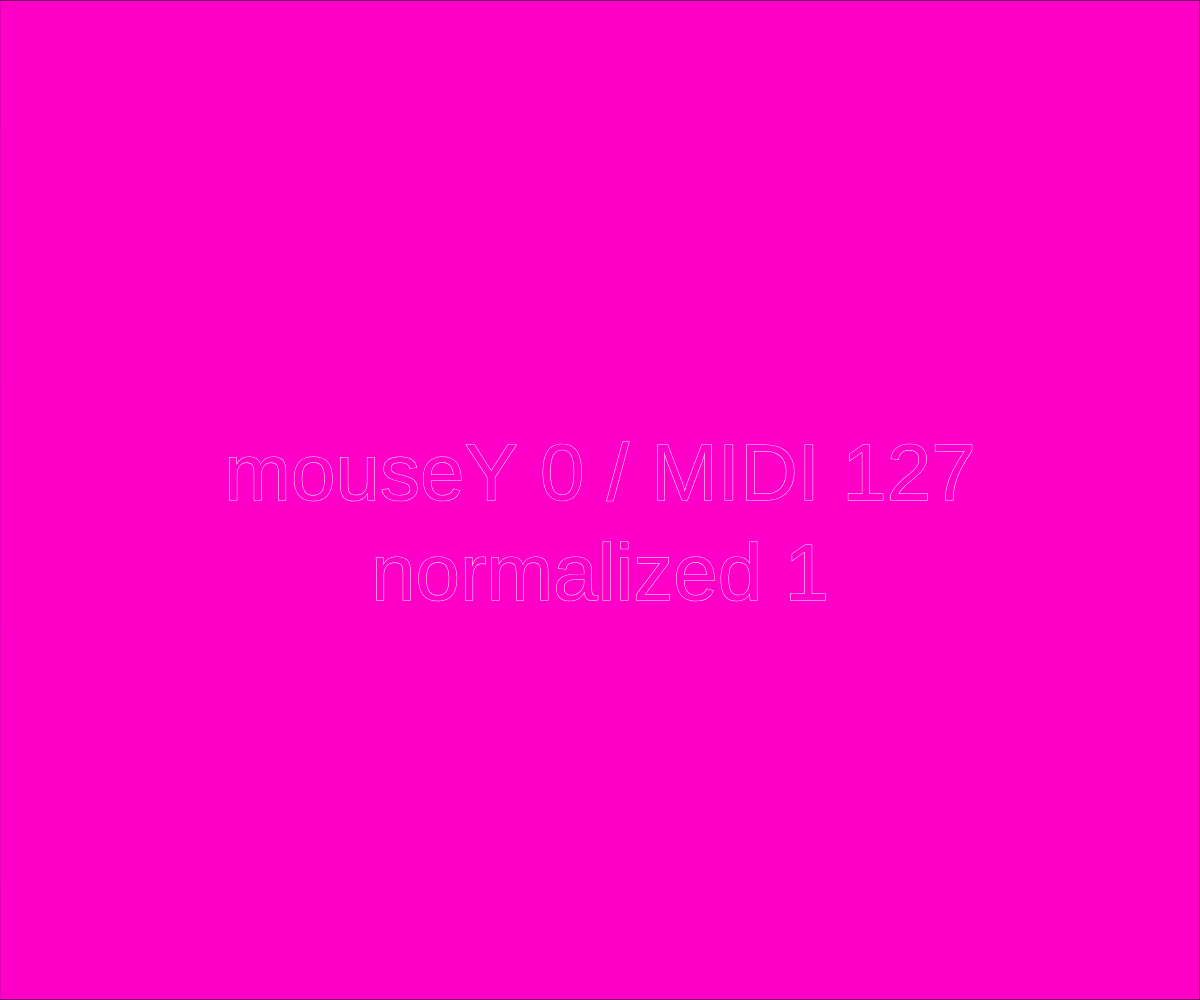
Frame 1 (no input)
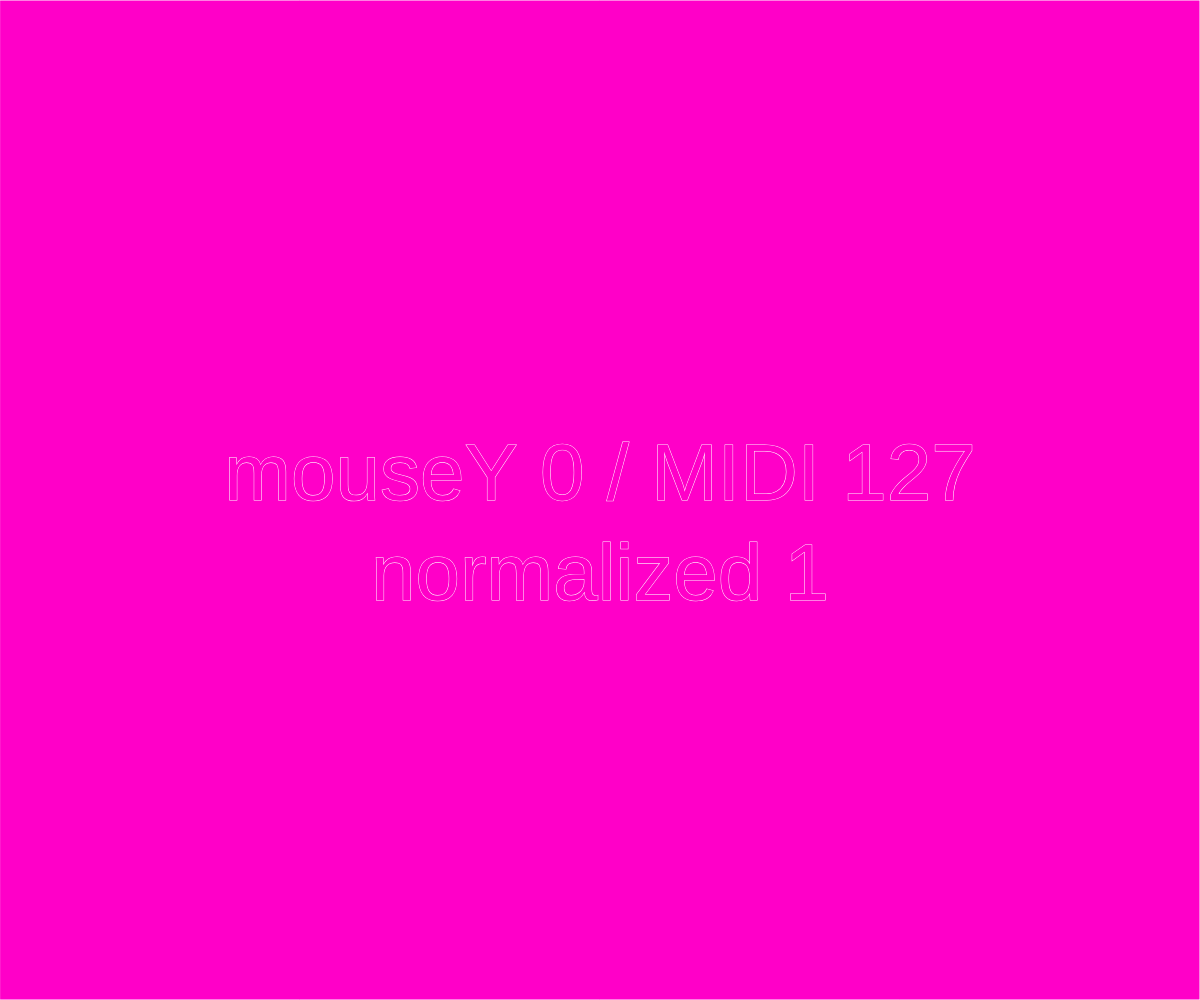
Frame 60 (no input)
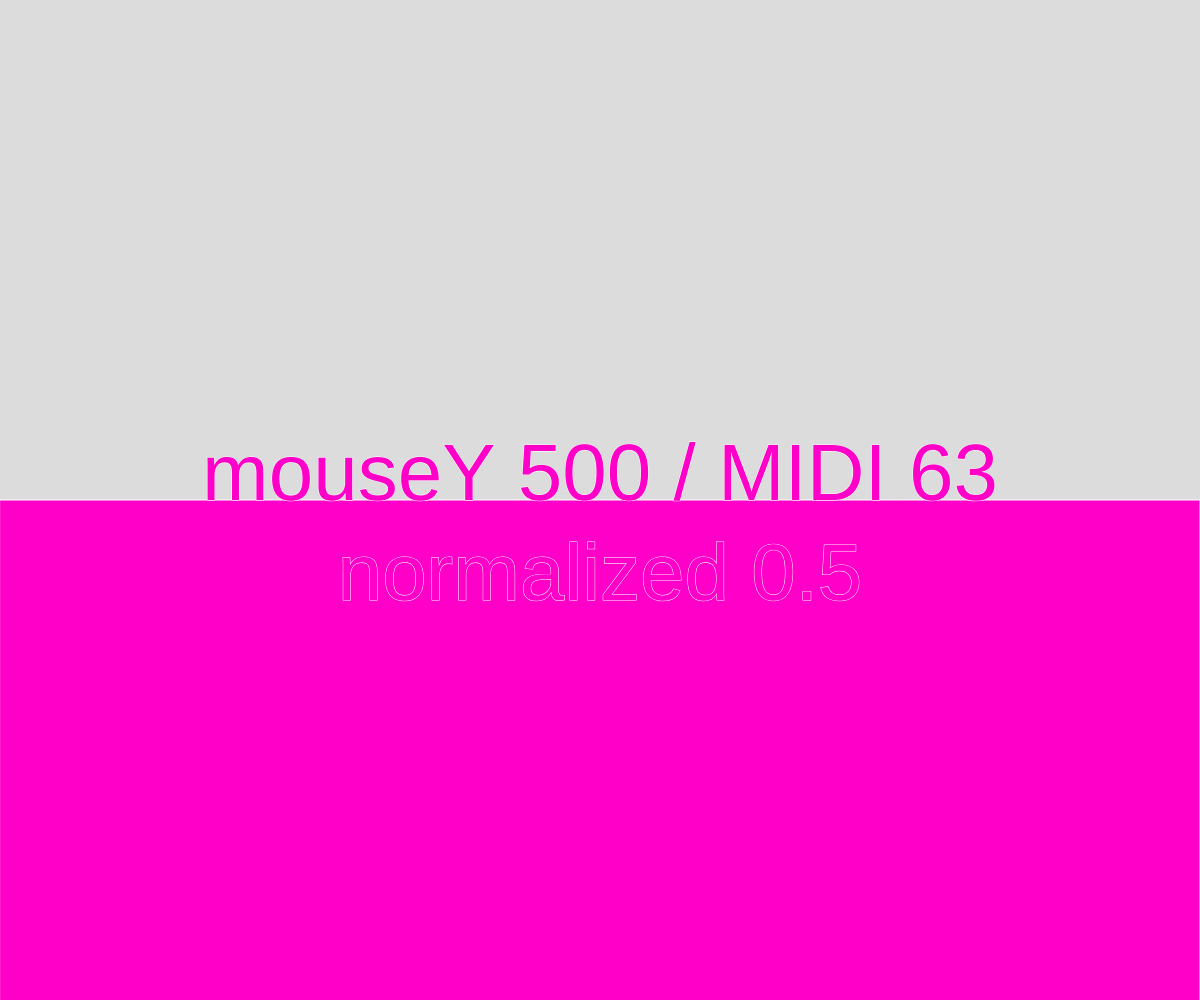
Frame 120 (the mouse pressed at the canvas centre since frame 60)

The p5.js sketch that drew these frames (run headless with seeded random() and noise() and a simulated clock; from frame 60 on, the mouse is pressed at the canvas centre):

// p5.js sketch
// ── sketch.js
let midi = 0;
let normalized = 0;

function setup() {
  createCanvas(windowWidth, windowHeight);
}



function draw() {
  background(220);
  fill(255, 0, 200);
  rect(0, mouseY, width, height);

  stroke(255);

  textSize(80);
  textAlign(CENTER);

  midi = map(mouseY, 0, height, 127, 0);
  midi = int(midi);

  normalized = map(mouseY, 0, height, 1, 0);

  // 1.1 1.2 1.3 <-- floating point zahlen. 
  // 1 2 3 4 <-- integer zahlen -->int() 

  text("mouseY " + mouseY + " / " + "MIDI " + midi, width/2, height/2);
  text("normalized " + normalized, width/2, height/2+100);
}
